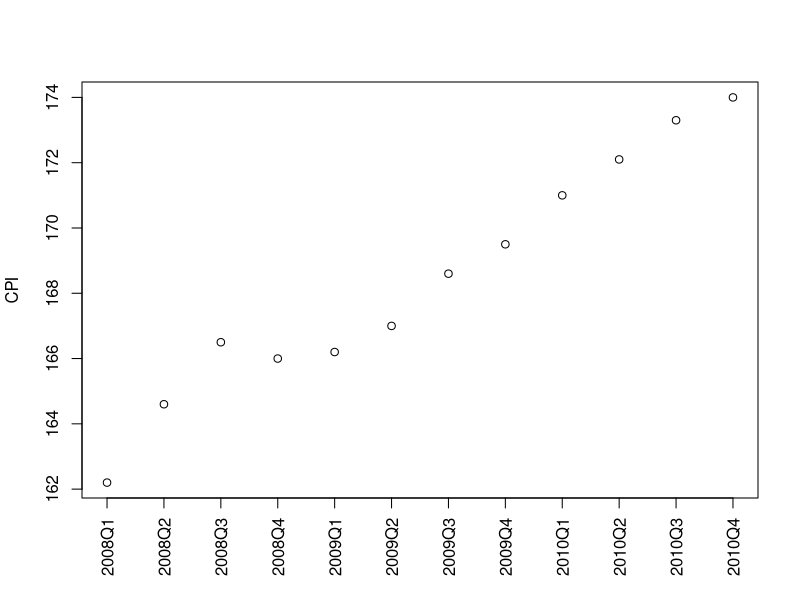
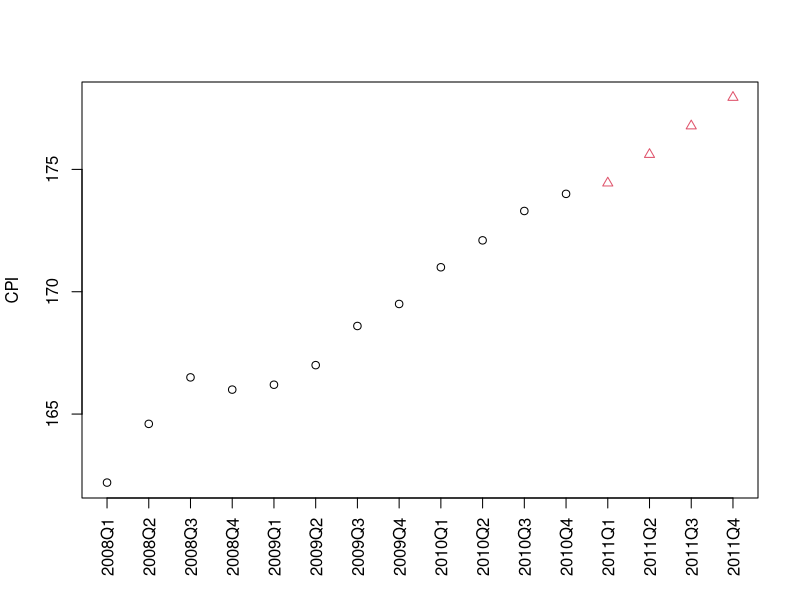

Here is the R script that generated these plots, in order:
rm(list = ls())
year <- rep(2008:2010, each = 4)
quarter <- rep(1:4, 3)
cpi <- c(162.2, 164.6, 166.5, 166, 166.2, 167, 168.6, 169.5, 171,
         172.1, 173.3, 174)
plot(cpi, xaxt = "n", ylab = "CPI", xlab = "")
# draw x-axis, where   las=3 makes text vertical
axis(1, labels = paste(year, quarter, sep = "Q"), at = 1:12, las = 3)

## correlation between CPI and year / quarter
cor(year, cpi)
## [1] 0.9096316
cor(quarter, cpi)
## [1] 0.3738028
## build a linear regression model with function lm()
fit <- lm(cpi ~ year + quarter)
fit
#cpi = c0 + c1*year + c2*quarter
# What will the CPI be in 2011?
cpi2011 <- fit$coefficients[[1]] +
  fit$coefficients[[2]] * 2011 +
  fit$coefficients[[3]] * (1:4)
cpi2011
fit$coefficients

data2011 <- data.frame(year = 2011, quarter = 1:4)
cpi2011 <- predict(fit, newdata = data2011)
cpi2011
style <- c(rep(1,12), rep(2,4))
plot(c(cpi, cpi2011), xaxt="n", ylab="CPI", xlab="", pch=style, col=style)
axis(1, at=1:16, las=3,
       labels=c(paste(year,quarter,sep="Q"), "2011Q1", "2011Q2", "2011Q3", "2011Q4"))

